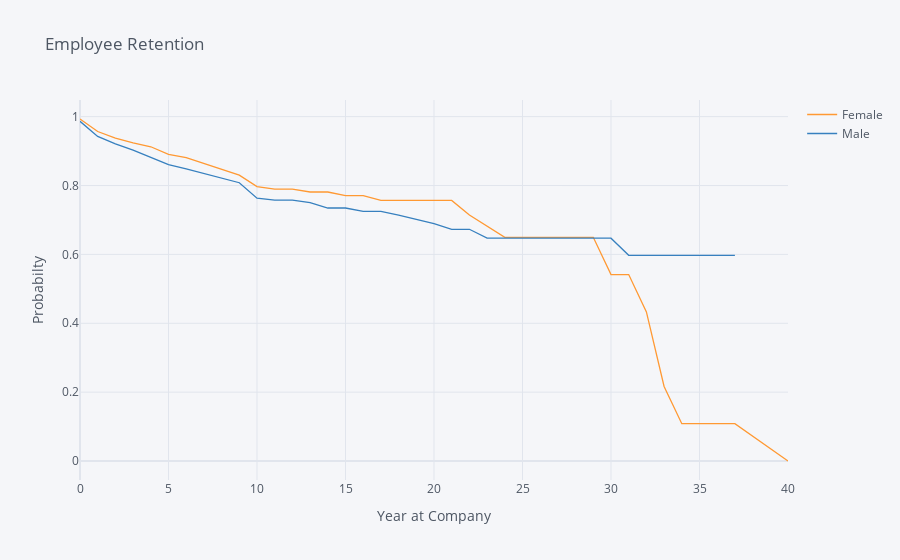

This figure's notebook cell:
### Markdown cell above
## 2. Compare the plot above with one that plots employee retention rates by gender over the number of years the employee has been working for the company.

### Code cell
group_field = 'Gender'
time_field = 'YearsAtCompany'
event_field = 'Attrition'
result2 = survival(data, group_field, time_field, event_field)

result2.iplot(kind = 'line', xTitle ='Year at Company' , yTitle = 'Probabilty', title = 'Employee Retention')

### Figure 1 — Plotly figure (JSON) as saved in the notebook; plotly's stock layout.template omitted (floating-point values rounded to 4 significant figures)
{"data": [{"line": {"color": "rgba(255, 153, 51, 1.0)", "dash": "solid", "shape": "linear", "width": 1.3}, "mode": "lines", "name": "Female", "text": "", "type": "scatter", "x": [0, 1, 2, 3, 4, 5, 6, 7, 8, 9, 10, 11, 12, 13, 14, 15, 16, 17, 18, 19, 20, 21, 22, 23, 24, 25, 26, 27, 29, 30, 31, 32, 33, 34, 36, 37, 40], "y": [0.9932, 0.9568, 0.938, 0.9239, 0.9126, 0.8906, 0.8813, 0.8642, 0.8487, 0.8303, 0.7969, 0.7898, 0.7898, 0.7812, 0.7812, 0.7704, 0.7704, 0.7566, 0.7566, 0.7566, 0.7566, 0.7566, 0.7146, 0.6821, 0.6496, 0.6496, 0.6496, 0.6496, 0.6496, 0.5414, 0.5414, 0.4331, 0.2165, 0.1083, 0.1083, 0.1083, 0]}, {"line": {"color": "rgba(55, 128, 191, 1.0)", "dash": "solid", "shape": "linear", "width": 1.3}, "mode": "lines", "name": "Male", "text": "", "type": "scatter", "x": [0, 1, 2, 3, 4, 5, 6, 7, 8, 9, 10, 11, 12, 13, 14, 15, 16, 17, 18, 19, 20, 21, 22, 23, 24, 25, 26, 27, 29, 30, 31, 32, 33, 34, 36, 37, 40], "y": [0.9864, 0.9425, 0.921, 0.9029, 0.8815, 0.861, 0.8483, 0.8342, 0.8206, 0.8081, 0.7634, 0.7577, 0.7577, 0.7506, 0.7347, 0.7347, 0.725, 0.725, 0.714, 0.7021, 0.6894, 0.6729, 0.6729, 0.6471, 0.6471, 0.6471, 0.6471, 0.6471, 0.6471, 0.6471, 0.5973, 0.5973, 0.5973, 0.5973, 0.5973, 0.5973, ""]}], "layout": {"autosize": true, "legend": {"bgcolor": "#F5F6F9", "font": {"color": "#4D5663"}}, "paper_bgcolor": "#F5F6F9", "plot_bgcolor": "#F5F6F9", "title": {"font": {"color": "#4D5663"}, "text": "Employee Retention"}, "xaxis": {"autorange": true, "gridcolor": "#E1E5ED", "range": [0, 40], "showgrid": true, "tickfont": {"color": "#4D5663"}, "title": {"font": {"color": "#4D5663"}, "text": "Year at Company"}, "type": "linear", "zerolinecolor": "#E1E5ED"}, "yaxis": {"autorange": true, "gridcolor": "#E1E5ED", "range": [-0.05518, 1.048], "showgrid": true, "tickfont": {"color": "#4D5663"}, "title": {"font": {"color": "#4D5663"}, "text": "Probabilty"}, "type": "linear", "zerolinecolor": "#E1E5ED"}}}
